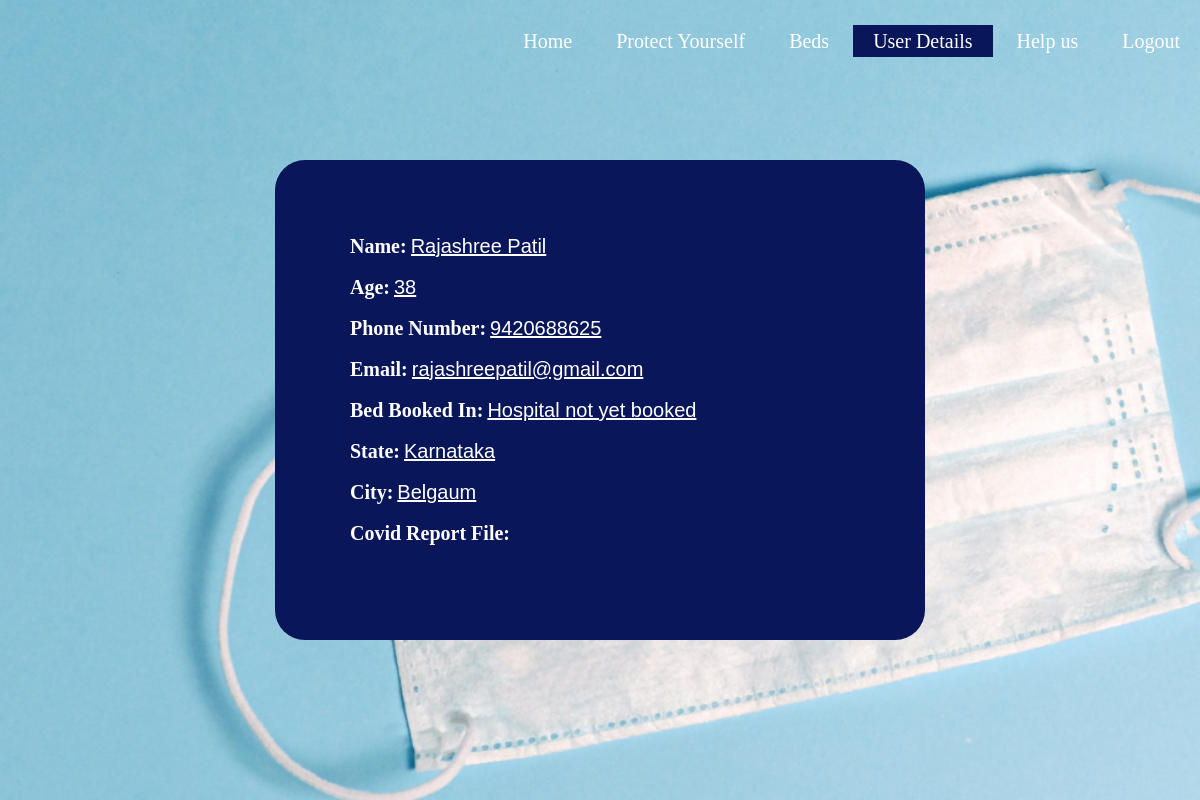
The page /userdetails/ (signed in) on the database as committed earlier.
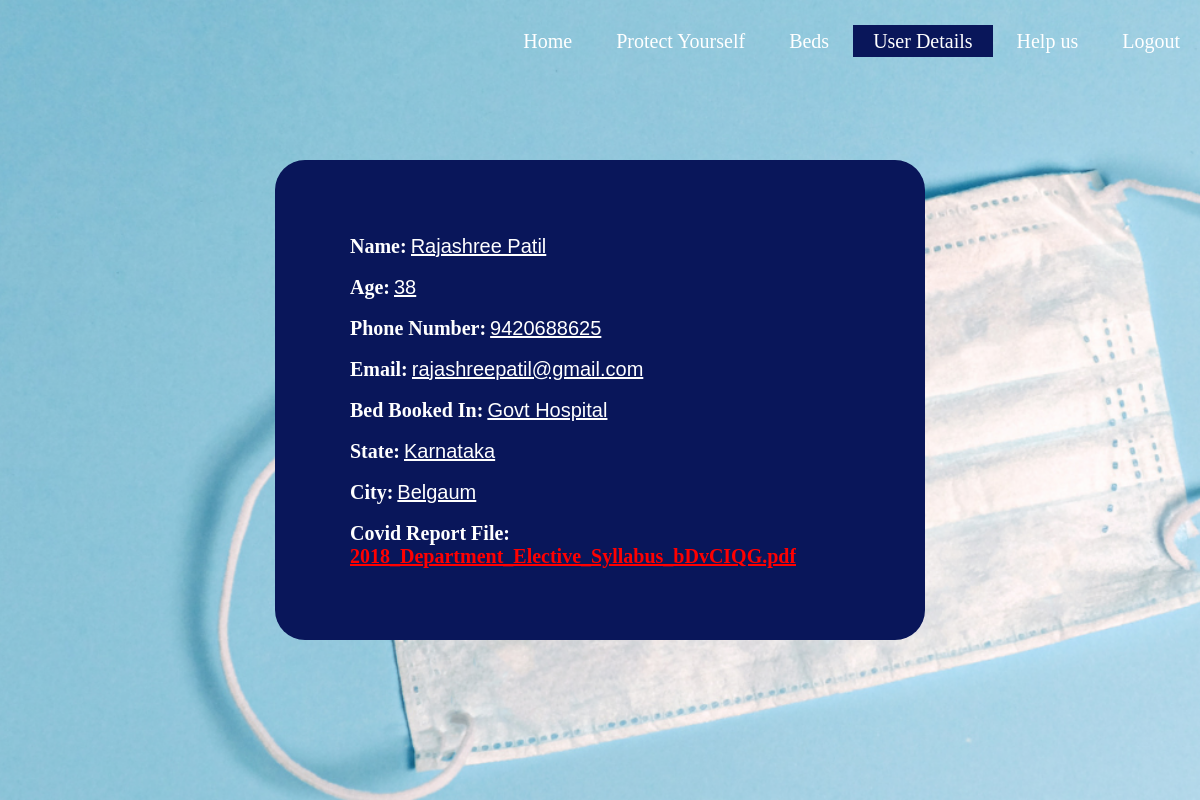
The same page on the database as committed later.
### LoginPage/models.py (models this page shows)
class extendeduser(models.Model):
    name = models.CharField(max_length=200, null=True)
    age = models.IntegerField(null=True)
    phone_no = models.IntegerField(null=True)
    email = models.CharField(max_length=200, null=True)
    reportFile = models.FileField()
    aadhar = models.IntegerField(null=True, unique=True)
    state = models.CharField(max_length=200, null=True)
    city = models.CharField(max_length=200, null=True)
    hSelectedName = models.CharField(max_length=200, null=True, default='Hospital not yet booked')
    hBooked = models.BooleanField(default=False)
    user = models.OneToOneField(User, on_delete=models.CASCADE)

### LoginPage/views.py (the view)
# urls.py: path('userdetails/', userDetails),
@login_required(login_url='/login/')
def userDetails(request):
    if request.method == "POST":
        user = extendeduser.objects.get(user=request.user)
        filename = user.reportFile.path
        response = FileResponse(open(filename, "rb"), as_attachment=True)
        return response
    uData = extendeduser.objects.filter(user=request.user)
    return render(request, 'LoginPage/details.html', {'udata': uData})

### LoginPage/templates/LoginPage/details.html (shortened to what this page needs)
{% load static %}
<html>
    <head>
        <link href = "{% static 'LoginPage/details.css' %}" rel="stylesheet" type="text/css">
    </head>
    <body>
        <header>
            <div class="top">
                <ul class="nav-menu">
                    <li><a href = "/homepageAL/">Home</a></li>
                    <li><a href = "/protectyourselfAL/">Protect Yourself</a></li>
                    <li><a href = "/hospitaldetails/">Beds</a></li>
                    <li class="btn"><a href = "/userdetails/">User Details</a></li>
                    <li><a href = "/helpusAL/">Help us</a></li>
                    <li ><a href = "/logout/">Logout</a></li>
                </ul>
            </div>
        {% for u in udata %}
        <div class="formDiv">
            <form class="signupForm" action="index.html" method="post">
              <span class="formItems">Name:</span>
              <input type="text" name="" value="{{u.name}}" readonly="readonly">
              <br />
              <span class="formItems">Age:</span>
              <input type="text" name="" value="{{u.age}}" readonly="readonly">
              <br />
              <span class="formItems">Phone Number:</span>
              <input type="text" name="" value="{{u.phone_no}}" readonly="readonly">
              <br />
              <span class="formItems">Email:</span>
              <input type="text" name="" value="{{u.email}}" readonly="readonly">
              <br />
              <span class="formItems">Bed Booked In:</span>
              <input type="text" name="" value="{{u.hSelectedName}}" readonly="readonly">
              <br />
              <span class="formItems">State:</span>
              <input type="text" name="" value="{{u.state}}" readonly="readonly">
              <br />
              <span class="formItems">City:</span>
              <input type="text" name="" value="{{u.city}}" readonly="readonly">
            </form>
                <span class="formItems">Covid Report File: </span>
                {% if u.hBooked == True %}
                <form method="POST">
                    <input type="submit" class="formItemsNew" value="{{ u.reportFile }}">
                </form>
                {% endif %}
        </div>
        {% endfor %}
    </header>
    </body>
</html>

Rows that differ between the two databases and show on the page:
changed extendeduser "Rajashree Patil": hSelectedName "Hospital not yet booked" → "Govt Hospital"; hBooked False → True (drawn); reportFile (not shown) → "2018_Department_Elective_Syllabus_bDvCIQG.pdf"
